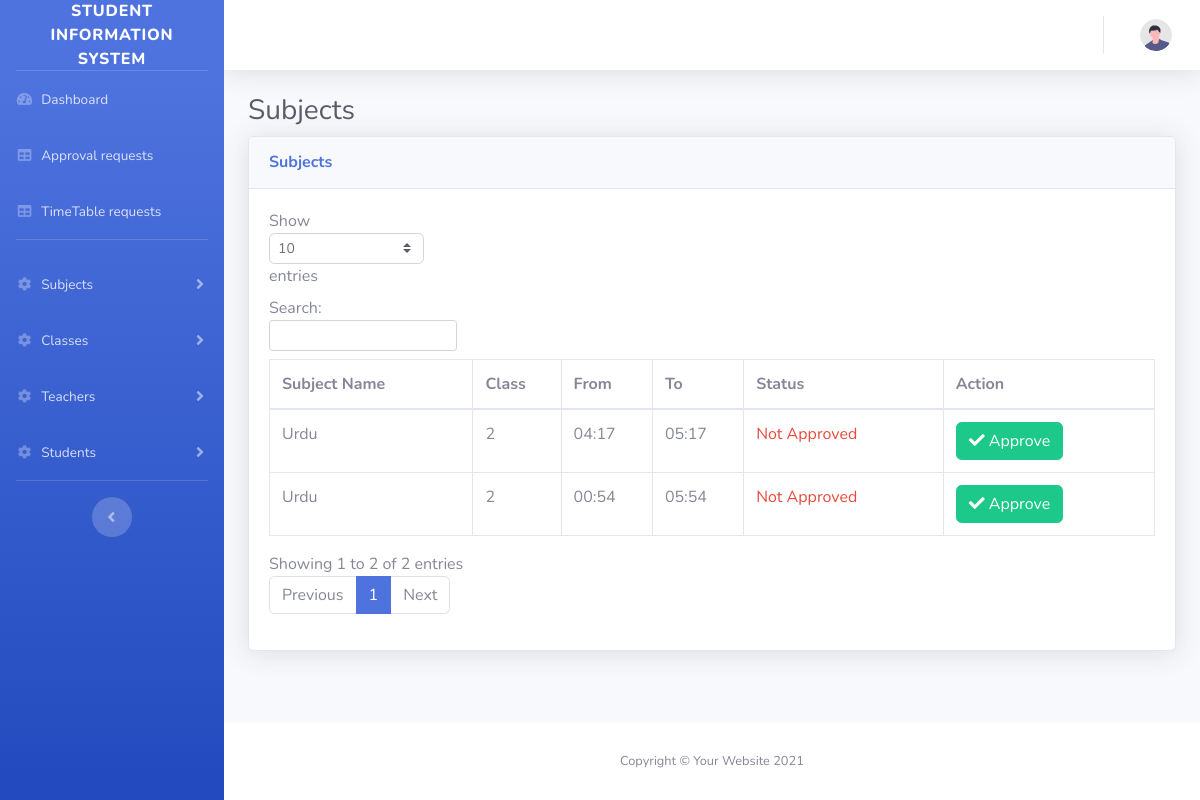
The page /index.php/admin/timetable_requests on the database as committed earlier.
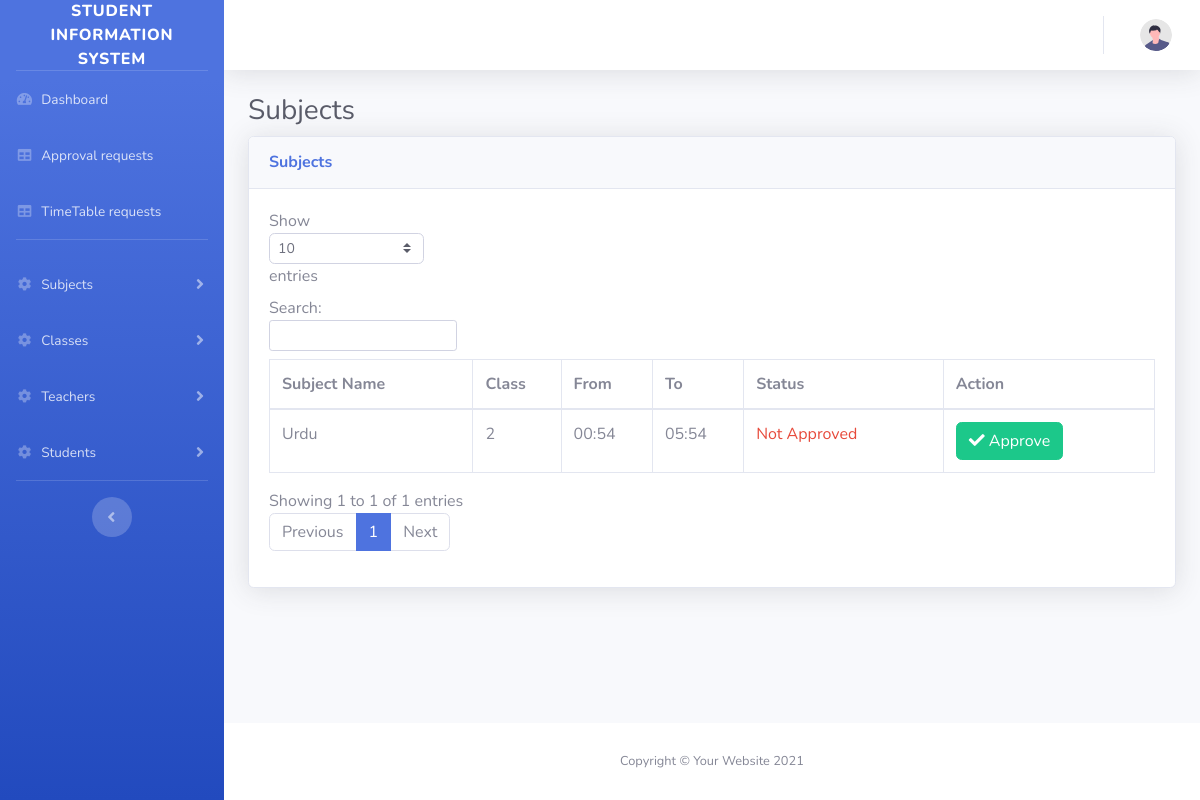
The same page on the database as committed later.
### tables this page shows
CREATE TABLE `timetables` (
  `id` int(11) NOT NULL,
  `teacher_id` int(11) NOT NULL,
  `class_id` int(11) NOT NULL,
  `subject_id` int(11) NOT NULL,
  `time_from` time DEFAULT NULL,
  `time_to` time DEFAULT NULL,
  `status` tinyint(4) NOT NULL COMMENT '0 = not approved, 1 = approved',
  `created_at` timestamp NOT NULL DEFAULT current_timestamp()
);

CREATE TABLE `subjects` (
  `id` int(11) NOT NULL,
  `subject_name` text NOT NULL,
  `class_id` int(11) NOT NULL,
  `subject_code` text NOT NULL,
  `created_at` timestamp NOT NULL DEFAULT current_timestamp()
);

CREATE TABLE `classes` (
  `id` int(11) NOT NULL,
  `class_name` text NOT NULL,
  `created_at` timestamp NOT NULL DEFAULT current_timestamp()
);

### application/controllers/Admin.php (called while the page is built, shortened)
<?php
class Admin extends CI_Controller{
    function __construct(){
        $this->load->helper('common_helper');
        $this->load->model('admin_model');
        $this->load->model('teacher_model');
    }
    public function timetable_requests(){
        $timetable_approval_requests = $this->teacher_model->get_timetables(['status' => NOT_APPROVED]);
        $final_table = [];
        if($timetable_approval_requests){
            foreach($timetable_approval_requests as $k => $v){
                $class = $this->admin_model->get_classes(['id' => $v->class_id]);
                $v->class_detail = $class ? $class[0] : '';
                $subject = $this->admin_model->get_subjects(['id' => $v->subject_id]);
                $v->subject_detail = $subject ? $subject[0] : '';
                $final_table[] = $v;
            }
        }
        $data['timetables'] = $final_table ? $final_table : '';
        $this->load->view('timetables/timetable_requests', $data);
    }
}

### index.php (called while the page is built, shortened)
<?php
require_once BASEPATH.'core/CodeIgniter.php';

### application/helpers/common_helper.php (called while the page is built, shortened)
<?php
function get_user_details(){
    $ci = &get_instance();
    $user = $ci->db->get_where('users',['id' => $ci->session->userdata('user_id')]);
    return $user->num_rows() > 0 ? $user->row() : '';
}

### application/models/Teacher_model.php (called while the page is built, shortened)
<?php
class Teacher_model extends CI_Model{
    public function get_timetables($where = false){
        if($where){
            $this->db->where($where);
        }
        $res = $this->db->get('timetables');
        if($res->num_rows() > 0){
            return $res->result();
        }else{
            return false;
        }
    }
}

### application/models/Admin_model.php (called while the page is built, shortened)
<?php
class Admin_model extends CI_Model{
    function get_subjects($where = false){
        if($where){
            $this->db->where($where);
        }
        $res = $this->db->get('subjects');
        if($res->num_rows() > 0){
            return $res->result();
        }else{
            return false;
        }
    }
    function get_classes($where = false){
        if($where){
            $this->db->where($where);
        }
        $res = $this->db->get('classes');
        if($res->num_rows() > 0){
            return $res->result();
        }else{
            return false;
        }
    }
}

### application/views/timetables/timetable_requests.php (the view, shortened to what this page needs)
<?php
    $this->load->view('inc/header');
    $this->load->view('inc/sidebar');
?>
                    <h1 class="h3 mb-2 text-gray-800">Subjects</h1>
                    <div class="card shadow mb-4">
                        <div class="card-header py-3">
                            <h6 class="m-0 font-weight-bold text-primary">Subjects</h6>
                        </div>
                        <div class="card-body">
                            <div class="table-responsive">
                                <table class="table table-bordered" id="dataTable" width="100%" cellspacing="0">
                                    <thead>
                                        <tr>
                                            <th>Subject Name</th>
                                            <th>Class</th>
                                            <th>From</th>
                                            <th>To</th>
                                            <th>Status</th>
                                            <th>Action</th>
                                        </tr>
                                    </thead>
                                    <tbody>
                                        <?php if($timetables): foreach($timetables as $k => $v): ?>
                                            <tr>
                                                <td><?= $v->class_detail ? $v->subject_detail->subject_name : 'N/A' ?></td>
                                                <td><?= $v->class_detail ? $v->class_detail->class_name : 'N/A' ?></td>
                                                <td><?= date('H:i', strtotime($v->time_from)) ?></td>
                                                <td><?= date('H:i', strtotime($v->time_to)) ?></td>
                                                <td><?= $v->status == APPROVED ? '<span class="text-success">Approved</span>' :'<span class="text-danger">Not Approved</span>'; ?></td>
                                                <td>
                                                    <a class='btn btn-success' href="<?= base_url("admin/approve_timetable/{$v->id}") ?>"><i class="fa fa-check"></i> Approve</a>
                                                </td>
                                            </tr>
                                        <?php endforeach; endif; ?>
                                    </tbody>
                                </table>
                            </div>
                        </div>
                    </div>
<?php
    $this->load->view('inc/footer');

### application/views/inc/header.php (shortened to what this page needs)
<!DOCTYPE html>
<html lang="en">
<head>
    <link href="<?= base_url('assets/vendor/fontawesome-free/css/all.min.css')?>" rel="stylesheet" type="text/css">
    <link href="<?= base_url('assets/css/sb-admin-2.css')?>" rel="stylesheet">
</head>
<body id="page-top">

### application/views/inc/sidebar.php (shortened to what this page needs)
    <?php $user = get_user_details(); ?>
    <div id="wrapper">
        <ul class="navbar-nav bg-gradient-primary sidebar sidebar-dark accordion" id="accordionSidebar">
            <a class="sidebar-brand d-flex align-items-center justify-content-center" href="<?= base_url() ?>">
                <div class="sidebar-brand-text mx-3">Student Information System</div>
            </a>
            <hr class="sidebar-divider my-0">
            <li class="nav-item">
                <a class="nav-link" href="<?= base_url('admin/home') ?>">
                    <i class="fas fa-fw fa-tachometer-alt"></i>
                    <span>Dashboard</span></a>
            </li>
            <?php if($user->role == ADMIN): ?>
            <li class="nav-item">
                <a class="nav-link" href="<?= base_url('admin/approval_requests') ?>">
                    <i class="fas fa-fw fa-table"></i>
                    <span>Approval requests</span></a>
            </li>
            <li class="nav-item">
                <a class="nav-link" href="<?= base_url('admin/timetable_requests') ?>">
                    <i class="fas fa-fw fa-table"></i>
                    <span>TimeTable requests</span></a>
            </li>
            <hr class="sidebar-divider">
            <li class="nav-item">
                <a class="nav-link collapsed" href="#" data-toggle="collapse" data-target="#subjects"
                    aria-expanded="true" aria-controls="subjects">
                    <i class="fas fa-fw fa-cog"></i>
                    <span>Subjects</span>
                </a>
            </li>
            <li class="nav-item">
                <a class="nav-link collapsed" href="#" data-toggle="collapse" data-target="#Classes"
                    aria-expanded="true" aria-controls="Classes">
                    <i class="fas fa-fw fa-cog"></i>
                    <span>Classes</span>
                </a>
            </li>
            <li class="nav-item">
                <a class="nav-link collapsed" href="#" data-toggle="collapse" data-target="#Teachers"
                    aria-expanded="true" aria-controls="Teachers">
                    <i class="fas fa-fw fa-cog"></i>
                    <span>Teachers</span>
                </a>
            </li>
            <li class="nav-item">
                <a class="nav-link collapsed" href="#" data-toggle="collapse" data-target="#Students"
                    aria-expanded="true" aria-controls="Students">
                    <i class="fas fa-fw fa-cog"></i>
                    <span>Students</span>
                </a>
            </li>
            <?php endif; ?>
            <hr class="sidebar-divider d-none d-md-block">
            <div class="text-center d-none d-md-inline">
                <button class="rounded-circle border-0" id="sidebarToggle"></button>
            </div>
        </ul>
        <div id="content-wrapper" class="d-flex flex-column">
            <div id="content">
 <nav class="navbar navbar-expand navbar-light bg-white topbar mb-4 static-top shadow">
<ul class="navbar-nav ml-auto">
    <li class="nav-item dropdown no-arrow">
        <a class="nav-link dropdown-toggle" href="#" id="userDropdown" role="button"
            data-toggle="dropdown" aria-haspopup="true" aria-expanded="false">
            <img class="img-profile rounded-circle"
                src="<?= base_url('assets/img/undraw_profile.svg')?>">
        </a>
    </li>
</ul>
</nav>
<div class="container-fluid">

### application/views/inc/footer.php (shortened to what this page needs)
</div>
            </div>
            <footer class="sticky-footer bg-white">
                <div class="container my-auto">
                    <div class="copyright text-center my-auto">
                        <span>Copyright &copy; Your Website 2021</span>
                    </div>
                </div>
            </footer>
        </div>
    </div>
</body>
</html>

Rows that differ between the two databases and show on the page:
no longer on this page (row edited): timetables: subject.subject_name "Urdu", class.class_name "2", time_from "04:17", time_to "05:17", status "Not Approved"
Other text that changed with them:
text written by a page script: "Show entries Search: Showing 1 to 2 of 2 entries Previous 1 Next" → "Show entries Search: Showing 1 to 1 of 1 entries Previous 1 Next"
